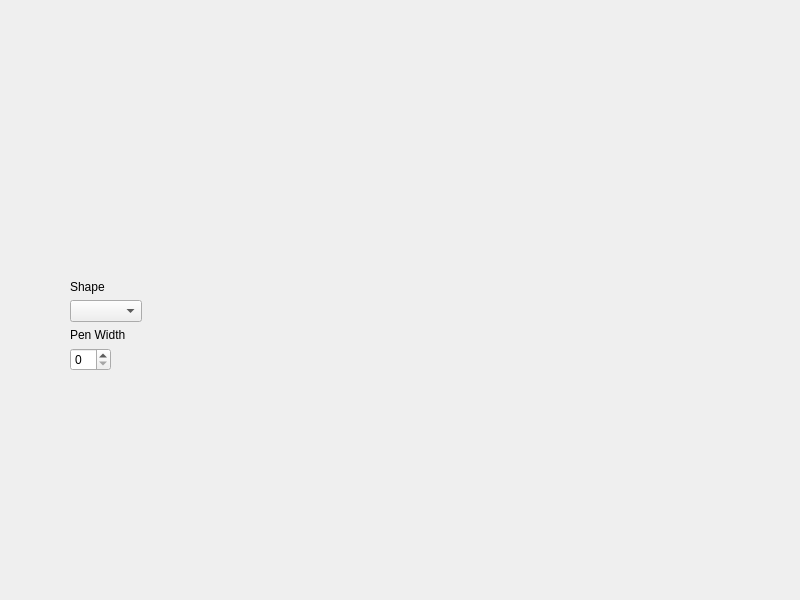
<?xml version="1.0" encoding="UTF-8"?>
<ui version="4.0">
 <class>Lab10</class>
 <widget class="QWidget" name="Lab10">
  <property name="geometry">
   <rect>
    <x>0</x>
    <y>0</y>
    <width>800</width>
    <height>600</height>
   </rect>
  </property>
  <property name="windowTitle">
   <string>Lab10</string>
  </property>
  <widget class="QWidget" name="">
   <property name="geometry">
    <rect>
     <x>70</x>
     <y>280</y>
     <width>80</width>
     <height>101</height>
    </rect>
   </property>
   <layout class="QFormLayout" name="formLayout">
    <item row="0" column="0">
     <widget class="QLabel" name="shapeLabel">
      <property name="text">
       <string>Shape</string>
      </property>
     </widget>
    </item>
    <item row="1" column="0">
     <widget class="QComboBox" name="shapeComboBox"/>
    </item>
    <item row="2" column="0">
     <widget class="QLabel" name="penWidthLabel">
      <property name="text">
       <string>Pen Width</string>
      </property>
     </widget>
    </item>
    <item row="3" column="0">
     <widget class="QSpinBox" name="penWidthSpinBox"/>
    </item>
   </layout>
  </widget>
 </widget>
 <resources/>
 <connections/>
</ui>
